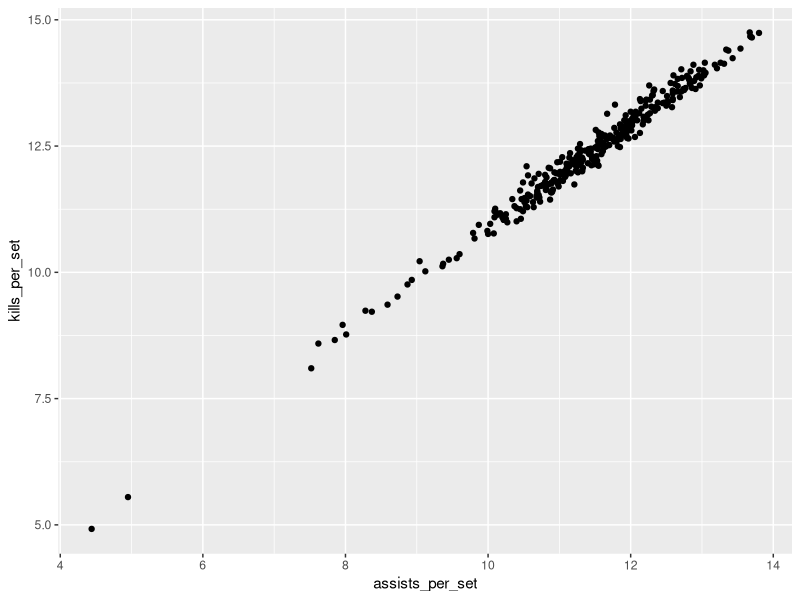

This chart was generated by the following R code:
## ---- chunk 1
knitr::opts_chunk$set(echo = TRUE)

library(tidyverse)
library(car)
## ---- chunk 2
vb <- read_csv("data/volleyball_2022_23.csv")
## ---- chunk 3
cor(vb$kills_per_set, vb$win_loss_pctg)
cor(vb$assists_per_set, vb$win_loss_pctg)
## ---- chunk 4
mod1 <-  lm(win_loss_pctg ~ kills_per_set, data = vb)
summary(mod1)
## ---- chunk 5
mod2 <-  lm(win_loss_pctg ~ assists_per_set, data = vb)
summary(mod2)
## ---- chunk 6
mod3 <-  lm(win_loss_pctg ~ kills_per_set + assists_per_set, data = vb)
summary(mod3)
## ---- chunk 7
ggplot(data = vb,
        aes(x = assists_per_set, y = kills_per_set))+
  geom_point()
## ---- chunk 8
cor(vb$assists_per_set, vb$kills_per_set)
## ---- chunk 9
vif(mod3)
